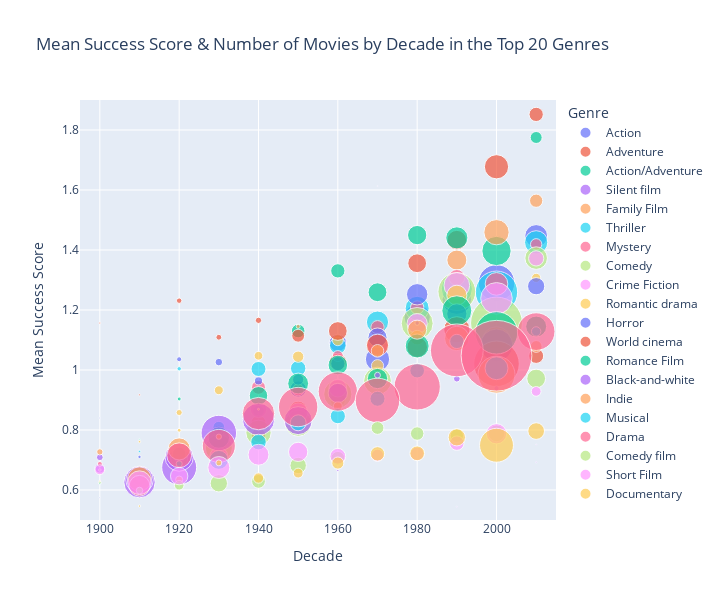

Here is the notebook cell this chart was saved with:
### Markdown cell above
One simple way to compute the golden age of each genre, will be to take THE ONE Year of the genre with the most success (mean success of the genre this particular year is the highest)

### Code cell
movies['movie_genres_final'] = movies['movie_genres_final'].apply(lambda x: x.split(', ') if isinstance(x, str) else x)
movies['release_year'] = pd.to_datetime(movies['combined_release_date']).dt.year
movies.sort_values(by='success_metric_scaled', ascending=False, inplace=True)
# This plot is by decade, by genre
movies['decade'] = movies['release_year'].apply(get_decade)
all_genres_per_film = movies.explode('movie_genres_final')

# Let's keep only the top 20
popular_genres = all_genres_per_film['movie_genres_final'].value_counts().head(20).index
popular_movies_genre = all_genres_per_film[all_genres_per_film['movie_genres_final'].isin(top_20_genres)]

# Compute the mean success score and the number of released movie by decade and genre
grouped = popular_movies_genre.groupby(['decade', 'movie_genres_final']).agg(
    count=('movie_genres_final', 'size'),
    mean_success_score=('success_metric_scaled', 'mean')
).reset_index()
grouped_sorted = grouped.sort_values(by='mean_success_score', ascending=False)

# Bubble chart
fig = px.scatter(
    grouped_sorted,
    x='decade',
    y='mean_success_score',
    size='count',
    color='movie_genres_final',
    hover_name='movie_genres_final',
    title='Mean Success Score & Number of Movies by Decade in the Top 20 Genres',
    labels={'decade': 'Decade', 'mean_success_score': 'Mean Success Score', 'count': 'Count'},
    size_max=50
)
fig.update_layout(
    xaxis_title="Decade",
    yaxis_title="Mean Success Score",
    legend_title="Genre",
    template="plotly",
    yaxis=dict(range=[0.5, 1.9]),
    #xaxis=dict(range=[1895, grouped_sorted['decade'].max()]),
    xaxis=dict(range=[1895, 2015]),
    height=600,
    width = 720,
    legend=dict(itemclick="toggleothers")
)
fig.show()
fig.write_html('plots/bubble_plot.html', full_html=False)

### Figure 1 — Plotly figure (JSON) as saved in the notebook; plotly's stock layout.template omitted (floating-point values rounded to 4 significant figures)
{"data": [{"hovertemplate": "<b>%{hovertext}</b><br><br>movie_genres_final=Action<br>Decade=%{x}<br>Mean Success Score=%{y}<br>Count=%{marker.size}<extra></extra>", "hovertext": ["Action", "Action", "Action", "Action", "Action", "Action", "Action", "Action", "Action", "Action", "Action", "Action", "Action"], "legendgroup": "Action", "marker": {"color": "#636efa", "size": [1, 799, 2043, 1345, 1065, 464, 905, 407, 345, 357, 90, 24, 3], "sizemode": "area", "sizeref": 3.063, "symbol": "circle"}, "mode": "markers", "name": "Action", "orientation": "v", "showlegend": true, "type": "scatter", "x": [2020, 2010, 2000, 1990, 1980, 1960, 1970, 1950, 1940, 1930, 1920, 1910, 1900], "xaxis": "x", "y": [3.615, 1.447, 1.29, 1.235, 1.176, 1.09, 1.036, 0.9365, 0.7688, 0.7021, 0.6859, 0.6363, 0.5747], "yaxis": "y"}, {"hovertemplate": "<b>%{hovertext}</b><br><br>movie_genres_final=Adventure<br>Decade=%{x}<br>Mean Success Score=%{y}<br>Count=%{marker.size}<extra></extra>", "hovertext": ["Adventure", "Adventure", "Adventure", "Adventure", "Adventure", "Adventure", "Adventure", "Adventure", "Adventure", "Adventure", "Adventure", "Adventure", "Adventure", "Adventure"], "legendgroup": "Adventure", "marker": {"color": "#EF553B", "size": [2, 312, 898, 589, 540, 6, 418, 458, 482, 311, 1, 345, 147, 54], "sizemode": "area", "sizeref": 3.063, "symbol": "circle"}, "mode": "markers", "name": "Adventure", "orientation": "v", "showlegend": true, "type": "scatter", "x": [2020, 2010, 2000, 1990, 1980, 1900, 1970, 1960, 1950, 1940, 1890, 1930, 1920, 1910], "xaxis": "x", "y": [3.374, 1.852, 1.677, 1.433, 1.356, 1.156, 1.14, 1.027, 0.8664, 0.7824, 0.7353, 0.7224, 0.703, 0.6593], "yaxis": "y"}, {"hovertemplate": "<b>%{hovertext}</b><br><br>movie_genres_final=Action/Adventure<br>Decade=%{x}<br>Mean Success Score=%{y}<br>Count=%{marker.size}<extra></extra>", "hovertext": ["Action/Adventure", "Action/Adventure", "Action/Adventure", "Action/Adventure", "Action/Adventure", "Action/Adventure", "Action/Adventure", "Action/Adventure", "Action/Adventure", "Action/Adventure", "Action/Adventure"], "legendgroup": "Action/Adventure", "marker": {"color": "#00cc96", "size": [220, 569, 749, 1313, 312, 543, 284, 24, 208, 187, 4], "sizemode": "area", "sizeref": 3.063, "symbol": "circle"}, "mode": "markers", "name": "Action/Adventure", "orientation": "v", "showlegend": true, "type": "scatter", "x": [2010, 1980, 1990, 2000, 1960, 1970, 1950, 1920, 1940, 1930, 1910], "xaxis": "x", "y": [1.775, 1.45, 1.44, 1.397, 1.33, 1.259, 1.13, 0.9035, 0.8633, 0.798, 0.7691], "yaxis": "y"}, {"hovertemplate": "<b>%{hovertext}</b><br><br>movie_genres_final=Silent film<br>Decade=%{x}<br>Mean Success Score=%{y}<br>Count=%{marker.size}<extra></extra>", "hovertext": ["Silent film", "Silent film", "Silent film", "Silent film", "Silent film", "Silent film", "Silent film", "Silent film", "Silent film", "Silent film", "Silent film", "Silent film", "Silent film", "Silent film", "Silent film"], "legendgroup": "Silent film", "marker": {"color": "#ab63fa", "size": [1, 1, 12, 2, 2, 4, 64, 2, 102, 1871, 144, 8, 1509, 1, 2], "sizemode": "area", "sizeref": 3.063, "symbol": "circle"}, "mode": "markers", "name": "Silent film", "orientation": "v", "showlegend": true, "type": "scatter", "x": [1970, 1950, 2000, 1980, 1880, 1940, 1930, 2010, 1890, 1920, 1900, 1960, 1910, 1870, 1990], "xaxis": "x", "y": [1.613, 1.06, 1.03, 0.9612, 0.8719, 0.8551, 0.7963, 0.7513, 0.6821, 0.6753, 0.6724, 0.6653, 0.6262, 0.6005, 0.5441], "yaxis": "y"}, {"hovertemplate": "<b>%{hovertext}</b><br><br>movie_genres_final=Family Film<br>Decade=%{x}<br>Mean Success Score=%{y}<br>Count=%{marker.size}<extra></extra>", "hovertext": ["Family Film", "Family Film", "Family Film", "Family Film", "Family Film", "Family Film", "Family Film", "Family Film", "Family Film", "Family Film", "Family Film", "Family Film", "Family Film"], "legendgroup": "Family Film", "marker": {"color": "#FFA15A", "size": [269, 977, 613, 439, 313, 1, 346, 420, 361, 1, 317, 1, 77], "sizemode": "area", "sizeref": 3.063, "symbol": "circle"}, "mode": "markers", "name": "Family Film", "orientation": "v", "showlegend": true, "type": "scatter", "x": [2010, 2000, 1990, 1980, 1970, 1890, 1960, 1950, 1940, 1910, 1930, 1900, 1920], "xaxis": "x", "y": [1.564, 1.459, 1.367, 1.151, 0.974, 0.9445, 0.8997, 0.8467, 0.8231, 0.7662, 0.7168, 0.6772, 0.6348], "yaxis": "y"}, {"hovertemplate": "<b>%{hovertext}</b><br><br>movie_genres_final=Thriller<br>Decade=%{x}<br>Mean Success Score=%{y}<br>Count=%{marker.size}<extra></extra>", "hovertext": ["Thriller", "Thriller", "Thriller", "Thriller", "Thriller", "Thriller", "Thriller", "Thriller", "Thriller", "Thriller", "Thriller", "Thriller"], "legendgroup": "Thriller", "marker": {"color": "#19d3f3", "size": [829, 1483, 2739, 882, 753, 426, 364, 29, 345, 212, 2, 9], "sizemode": "area", "sizeref": 3.063, "symbol": "circle"}, "mode": "markers", "name": "Thriller", "orientation": "v", "showlegend": true, "type": "scatter", "x": [2010, 1990, 2000, 1980, 1970, 1960, 1950, 1920, 1940, 1930, 2020, 1910], "xaxis": "x", "y": [1.426, 1.27, 1.259, 1.206, 1.16, 1.081, 1.006, 1.004, 1.003, 0.8093, 0.7826, 0.7285], "yaxis": "y"}, {"hovertemplate": "<b>%{hovertext}</b><br><br>movie_genres_final=Mystery<br>Decade=%{x}<br>Mean Success Score=%{y}<br>Count=%{marker.size}<extra></extra>", "hovertext": ["Mystery", "Mystery", "Mystery", "Mystery", "Mystery", "Mystery", "Mystery", "Mystery", "Mystery", "Mystery", "Mystery"], "legendgroup": "Mystery", "marker": {"color": "#FF6692", "size": [198, 390, 788, 275, 274, 184, 297, 207, 280, 46, 11], "sizemode": "area", "sizeref": 3.063, "symbol": "circle"}, "mode": "markers", "name": "Mystery", "orientation": "v", "showlegend": true, "type": "scatter", "x": [2010, 1990, 2000, 1980, 1970, 1960, 1940, 1950, 1930, 1920, 1910], "xaxis": "x", "y": [1.419, 1.308, 1.287, 1.208, 1.142, 1.047, 0.9423, 0.9334, 0.7438, 0.7248, 0.5987], "yaxis": "y"}, {"hovertemplate": "<b>%{hovertext}</b><br><br>movie_genres_final=Comedy<br>Decade=%{x}<br>Mean Success Score=%{y}<br>Count=%{marker.size}<extra></extra>", "hovertext": ["Comedy", "Comedy", "Comedy", "Comedy", "Comedy", "Comedy", "Comedy", "Comedy", "Comedy", "Comedy", "Comedy", "Comedy", "Comedy", "Comedy"], "legendgroup": "Comedy", "marker": {"color": "#B6E880", "size": [780, 2176, 4116, 1557, 1, 1167, 1218, 1053, 6, 979, 1121, 450, 500, 14], "sizemode": "area", "sizeref": 3.063, "symbol": "circle"}, "mode": "markers", "name": "Comedy", "orientation": "v", "showlegend": true, "type": "scatter", "x": [2010, 1990, 2000, 1980, 2020, 1970, 1960, 1950, 1890, 1940, 1930, 1920, 1910, 1900], "xaxis": "x", "y": [1.373, 1.261, 1.157, 1.155, 1.068, 0.9637, 0.9196, 0.8227, 0.795, 0.7908, 0.7398, 0.7061, 0.6463, 0.6241], "yaxis": "y"}, {"hovertemplate": "<b>%{hovertext}</b><br><br>movie_genres_final=Crime Fiction<br>Decade=%{x}<br>Mean Success Score=%{y}<br>Count=%{marker.size}<extra></extra>", "hovertext": ["Crime Fiction", "Crime Fiction", "Crime Fiction", "Crime Fiction", "Crime Fiction", "Crime Fiction", "Crime Fiction", "Crime Fiction", "Crime Fiction", "Crime Fiction", "Crime Fiction", "Crime Fiction", "Crime Fiction"], "legendgroup": "Crime Fiction", "marker": {"color": "#FF97FF", "size": [357, 1013, 1528, 628, 648, 483, 414, 564, 505, 123, 4, 1, 30], "sizemode": "area", "sizeref": 3.063, "symbol": "circle"}, "mode": "markers", "name": "Crime Fiction", "orientation": "v", "showlegend": true, "type": "scatter", "x": [2010, 1990, 2000, 1980, 1970, 1960, 1940, 1950, 1930, 1920, 1900, 2020, 1910], "xaxis": "x", "y": [1.372, 1.282, 1.239, 1.155, 1.084, 0.9397, 0.8688, 0.8583, 0.7118, 0.7057, 0.7, 0.6966, 0.6363], "yaxis": "y"}, {"hovertemplate": "<b>%{hovertext}</b><br><br>movie_genres_final=Romantic drama<br>Decade=%{x}<br>Mean Success Score=%{y}<br>Count=%{marker.size}<extra></extra>", "hovertext": ["Romantic drama", "Romantic drama", "Romantic drama", "Romantic drama", "Romantic drama", "Romantic drama", "Romantic drama", "Romantic drama", "Romantic drama", "Romantic drama", "Romantic drama"], "legendgroup": "Romantic drama", "marker": {"color": "#FECB52", "size": [129, 619, 326, 186, 1246, 117, 197, 231, 123, 57, 9], "sizemode": "area", "sizeref": 3.063, "symbol": "circle"}, "mode": "markers", "name": "Romantic drama", "orientation": "v", "showlegend": true, "type": "scatter", "x": [2010, 1990, 1980, 1960, 2000, 1940, 1950, 1970, 1930, 1920, 1910], "xaxis": "x", "y": [1.307, 1.249, 1.108, 1.099, 1.097, 1.047, 1.044, 1.014, 0.9325, 0.8582, 0.7611], "yaxis": "y"}, {"hovertemplate": "<b>%{hovertext}</b><br><br>movie_genres_final=Horror<br>Decade=%{x}<br>Mean Success Score=%{y}<br>Count=%{marker.size}<extra></extra>", "hovertext": ["Horror", "Horror", "Horror", "Horror", "Horror", "Horror", "Horror", "Horror", "Horror", "Horror", "Horror", "Horror", "Horror", "Horror"], "legendgroup": "Horror", "marker": {"color": "#636efa", "size": [456, 704, 626, 558, 1630, 39, 88, 311, 192, 101, 2, 3, 4, 17], "sizemode": "area", "sizeref": 3.063, "symbol": "circle"}, "mode": "markers", "name": "Horror", "orientation": "v", "showlegend": true, "type": "scatter", "x": [2010, 1980, 1990, 1970, 2000, 1920, 1930, 1960, 1950, 1940, 1890, 2020, 1900, 1910], "xaxis": "x", "y": [1.279, 1.252, 1.187, 1.108, 1.082, 1.036, 1.026, 1.021, 0.9679, 0.9637, 0.9355, 0.8983, 0.84, 0.7103], "yaxis": "y"}, {"hovertemplate": "<b>%{hovertext}</b><br><br>movie_genres_final=World cinema<br>Decade=%{x}<br>Mean Success Score=%{y}<br>Count=%{marker.size}<extra></extra>", "hovertext": ["World cinema", "World cinema", "World cinema", "World cinema", "World cinema", "World cinema", "World cinema", "World cinema", "World cinema", "World cinema", "World cinema"], "legendgroup": "World cinema", "marker": {"color": "#EF553B", "size": [46, 61, 1046, 538, 254, 52, 753, 653, 344, 3176, 6], "sizemode": "area", "sizeref": 3.063, "symbol": "circle"}, "mode": "markers", "name": "World cinema", "orientation": "v", "showlegend": true, "type": "scatter", "x": [1920, 1940, 1990, 1960, 1950, 1930, 1970, 1980, 2010, 2000, 1910], "xaxis": "x", "y": [1.231, 1.166, 1.134, 1.13, 1.114, 1.109, 1.082, 1.076, 1.047, 1.021, 0.9171], "yaxis": "y"}, {"hovertemplate": "<b>%{hovertext}</b><br><br>movie_genres_final=Romance Film<br>Decade=%{x}<br>Mean Success Score=%{y}<br>Count=%{marker.size}<extra></extra>", "hovertext": ["Romance Film", "Romance Film", "Romance Film", "Romance Film", "Romance Film", "Romance Film", "Romance Film", "Romance Film", "Romance Film", "Romance Film", "Romance Film", "Romance Film", "Romance Film", "Romance Film"], "legendgroup": "Romance Film", "marker": {"color": "#00cc96", "size": [1377, 673, 2750, 877, 1, 585, 628, 1, 665, 523, 706, 283, 83, 4], "sizemode": "area", "sizeref": 3.063, "symbol": "circle"}, "mode": "markers", "name": "Romance Film", "orientation": "v", "showlegend": true, "type": "scatter", "x": [1990, 2010, 2000, 1980, 2020, 1960, 1970, 1890, 1950, 1940, 1930, 1920, 1910, 1900], "xaxis": "x", "y": [1.198, 1.145, 1.124, 1.08, 1.049, 1.017, 0.9715, 0.9691, 0.955, 0.9141, 0.7745, 0.7203, 0.6472, 0.6213], "yaxis": "y"}, {"hovertemplate": "<b>%{hovertext}</b><br><br>movie_genres_final=Black-and-white<br>Decade=%{x}<br>Mean Success Score=%{y}<br>Count=%{marker.size}<extra></extra>", "hovertext": ["Black-and-white", "Black-and-white", "Black-and-white", "Black-and-white", "Black-and-white", "Black-and-white", "Black-and-white", "Black-and-white", "Black-and-white", "Black-and-white", "Black-and-white", "Black-and-white", "Black-and-white", "Black-and-white"], "legendgroup": "Black-and-white", "marker": {"color": "#ab63fa", "size": [32, 53, 68, 40, 573, 2, 1591, 1206, 1928, 36, 1218, 69, 3, 1158], "sizemode": "area", "sizeref": 3.063, "symbol": "circle"}, "mode": "markers", "name": "Black-and-white", "orientation": "v", "showlegend": true, "type": "scatter", "x": [1980, 1970, 1990, 2000, 1960, 1880, 1940, 1950, 1930, 1890, 1920, 1900, 2010, 1910], "xaxis": "x", "y": [1.157, 0.9827, 0.9708, 0.9392, 0.9234, 0.8719, 0.8356, 0.8313, 0.7899, 0.7549, 0.7095, 0.7089, 0.6927, 0.6337], "yaxis": "y"}, {"hovertemplate": "<b>%{hovertext}</b><br><br>movie_genres_final=Indie<br>Decade=%{x}<br>Mean Success Score=%{y}<br>Count=%{marker.size}<extra></extra>", "hovertext": ["Indie", "Indie", "Indie", "Indie", "Indie", "Indie", "Indie", "Indie", "Indie", "Indie", "Indie", "Indie", "Indie", "Indie", "Indie"], "legendgroup": "Indie", "marker": {"color": "#FFA15A", "size": [24, 558, 914, 212, 1, 245, 2096, 123, 2, 6, 42, 48, 744, 61, 883], "sizemode": "area", "sizeref": 3.063, "symbol": "circle"}, "mode": "markers", "name": "Indie", "orientation": "v", "showlegend": true, "type": "scatter", "x": [1950, 1980, 1990, 2010, 2020, 1970, 2000, 1960, 1880, 1940, 1930, 1890, 1920, 1900, 1910], "xaxis": "x", "y": [1.145, 1.135, 1.105, 1.079, 1.068, 1.064, 0.9846, 0.8792, 0.8719, 0.8693, 0.7777, 0.7503, 0.737, 0.727, 0.6371], "yaxis": "y"}, {"hovertemplate": "<b>%{hovertext}</b><br><br>movie_genres_final=Musical<br>Decade=%{x}<br>Mean Success Score=%{y}<br>Count=%{marker.size}<extra></extra>", "hovertext": ["Musical", "Musical", "Musical", "Musical", "Musical", "Musical", "Musical", "Musical", "Musical", "Musical"], "legendgroup": "Musical", "marker": {"color": "#19d3f3", "size": [135, 313, 805, 330, 347, 354, 389, 374, 547, 58], "sizemode": "area", "sizeref": 3.063, "symbol": "circle"}, "mode": "markers", "name": "Musical", "orientation": "v", "showlegend": true, "type": "scatter", "x": [2010, 1990, 2000, 1980, 1970, 1960, 1950, 1940, 1930, 1920], "xaxis": "x", "y": [1.129, 1.095, 1.006, 0.9979, 0.9041, 0.8462, 0.824, 0.7598, 0.7004, 0.6872], "yaxis": "y"}, {"hovertemplate": "<b>%{hovertext}</b><br><br>movie_genres_final=Drama<br>Decade=%{x}<br>Mean Success Score=%{y}<br>Count=%{marker.size}<extra></extra>", "hovertext": ["Drama", "Drama", "Drama", "Drama", "Drama", "Drama", "Drama", "Drama", "Drama", "Drama", "Drama", "Drama", "Drama", "Drama"], "legendgroup": "Drama", "marker": {"color": "#FF6692", "size": [2167, 4269, 7658, 3282, 2362, 4, 3037, 2376, 1604, 1676, 4, 948, 39, 662], "sizemode": "area", "sizeref": 3.063, "symbol": "circle"}, "mode": "markers", "name": "Drama", "orientation": "v", "showlegend": true, "type": "scatter", "x": [2010, 1990, 2000, 1980, 1960, 2020, 1970, 1950, 1940, 1930, 1890, 1920, 1900, 1910], "xaxis": "x", "y": [1.128, 1.065, 1.048, 0.9438, 0.9284, 0.8988, 0.8984, 0.8765, 0.8547, 0.7468, 0.7269, 0.7157, 0.6868, 0.6141], "yaxis": "y"}, {"hovertemplate": "<b>%{hovertext}</b><br><br>movie_genres_final=Comedy film<br>Decade=%{x}<br>Mean Success Score=%{y}<br>Count=%{marker.size}<extra></extra>", "hovertext": ["Comedy film", "Comedy film", "Comedy film", "Comedy film", "Comedy film", "Comedy film", "Comedy film", "Comedy film", "Comedy film", "Comedy film", "Comedy film", "Comedy film", "Comedy film"], "legendgroup": "Comedy film", "marker": {"color": "#B6E880", "size": [541, 3, 254, 421, 278, 273, 290, 413, 10, 290, 459, 141, 65], "sizemode": "area", "sizeref": 3.063, "symbol": "circle"}, "mode": "markers", "name": "Comedy film", "orientation": "v", "showlegend": true, "type": "scatter", "x": [2010, 1890, 1970, 2000, 1980, 1990, 1960, 1950, 1900, 1940, 1930, 1920, 1910], "xaxis": "x", "y": [0.9716, 0.8683, 0.8069, 0.7887, 0.7882, 0.7808, 0.7057, 0.6817, 0.6668, 0.6286, 0.6223, 0.6158, 0.5983], "yaxis": "y"}, {"hovertemplate": "<b>%{hovertext}</b><br><br>movie_genres_final=Short Film<br>Decade=%{x}<br>Mean Success Score=%{y}<br>Count=%{marker.size}<extra></extra>", "hovertext": ["Short Film", "Short Film", "Short Film", "Short Film", "Short Film", "Short Film", "Short Film", "Short Film", "Short Film", "Short Film", "Short Film", "Short Film", "Short Film", "Short Film", "Short Film", "Short Film"], "legendgroup": "Short Film", "marker": {"color": "#FF97FF", "size": [148, 2, 630, 321, 569, 288, 669, 232, 379, 104, 741, 153, 464, 2, 865, 1], "sizemode": "area", "sizeref": 3.063, "symbol": "circle"}, "mode": "markers", "name": "Short Film", "orientation": "v", "showlegend": true, "type": "scatter", "x": [2010, 1880, 2000, 1990, 1950, 1980, 1940, 1970, 1960, 1890, 1930, 1900, 1920, 2020, 1910, 1870], "xaxis": "x", "y": [0.9288, 0.8719, 0.7874, 0.7561, 0.727, 0.7208, 0.7175, 0.7156, 0.7125, 0.6877, 0.6749, 0.6677, 0.6463, 0.6263, 0.6242, 0.6005], "yaxis": "y"}, {"hovertemplate": "<b>%{hovertext}</b><br><br>movie_genres_final=Documentary<br>Decade=%{x}<br>Mean Success Score=%{y}<br>Count=%{marker.size}<extra></extra>", "hovertext": ["Documentary", "Documentary", "Documentary", "Documentary", "Documentary", "Documentary", "Documentary", "Documentary", "Documentary", "Documentary", "Documentary", "Documentary", "Documentary", "Documentary"], "legendgroup": "Documentary", "marker": {"color": "#FECB52", "size": [22, 427, 457, 1764, 336, 316, 54, 226, 32, 151, 165, 5, 1, 8], "sizemode": "area", "sizeref": 3.063, "symbol": "circle"}, "mode": "markers", "name": "Documentary", "orientation": "v", "showlegend": true, "type": "scatter", "x": [1920, 2010, 1990, 2000, 1980, 1970, 1930, 1960, 1890, 1950, 1940, 1900, 2020, 1910], "xaxis": "x", "y": [0.7991, 0.7965, 0.7756, 0.7492, 0.7223, 0.7206, 0.6903, 0.6898, 0.6736, 0.6564, 0.6399, 0.6298, 0.6005, 0.5465], "yaxis": "y"}], "layout": {"height": 600, "legend": {"itemclick": "toggleothers", "itemsizing": "constant", "title": {"text": "Genre"}, "tracegroupgap": 0}, "title": {"text": "Mean Success Score & Number of Movies by Decade in the Top 20 Genres"}, "width": 720, "xaxis": {"anchor": "y", "domain": [0, 1], "range": [1895, 2015], "title": {"text": "Decade"}}, "yaxis": {"anchor": "x", "domain": [0, 1], "range": [0.5, 1.9], "title": {"text": "Mean Success Score"}}}}
